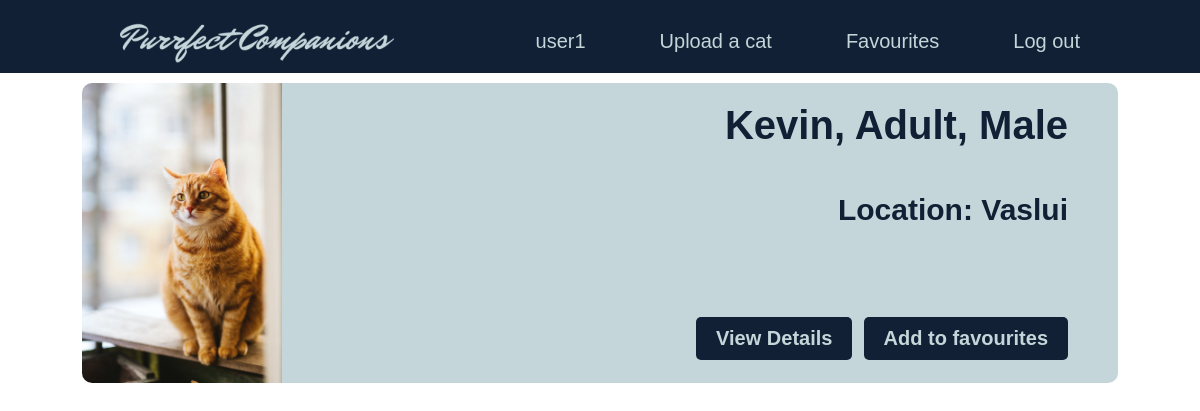
Screenshot of /find (signed in) with the database file from the repository.
### tables this page shows
CREATE TABLE cats (id_cat INTEGER PRIMARY KEY AUTOINCREMENT NOT NULL, name TEXT NOT NULL, age TEXT NOT NULL, gender TEXT NOT NULL, location TEXT NOT NULL, description TEXT NOT NULL, photo_path TEXT NOT NULL, user_id INTEGER, FOREIGN KEY (user_id) REFERENCES users(id));

### app.py (the view)
@app.route("/find", methods=["GET", "POST"])
def find():
    if 'username' in session:
        username = session['username']
        cats = get_cats()
        if request.method == "POST":
            location = request.form.getlist("location")
            age = request.form.getlist("age")
            gender = request.form.getlist("gender")
            filter_cats = []
            for cat in cats:
                if (not location or cat[4].lower() in location) and (not age or cat[2].lower() in age) and (not gender or cat[3].lower() in gender):
                    filter_cats.append(cat)
            return render_template('find.html', username=username, cats=filter_cats)
        else:
            return render_template('find.html', username=username, cats=cats)
    else:
        return redirect("/login")

### app.py (called while the page is built)
def get_cats():
    connection = sqlite3.connect("purrfect.db")
    cursor = connection.cursor()
    cursor.execute("SELECT * FROM cats;")
    cats = cursor.fetchall()
    connection.close()
    return cats

### templates/find.html (shortened to what this page needs)
{% extends "template.html" %}
{% block body %}
{% for cat in cats %}
    <div class="listing_container">
        <div class="listing">
            <img src="{{ url_for('static', filename=cat[6]) }}" class="cat_image" alt="Cat Image">
        </div>
        <div class="cat_info">
            <p>{{ cat[1] }}, {{ cat[2] }}, {{ cat[3] }}</p>
            <br>
            <p class="location">Location: {{cat[4]}}</p>
            <a href="{{ url_for('cat_details', cat_id=cat[0])}}" class="details_btn">View Details</a>
            <div class="details_btn fav_btn" value="{{cat[0]}}">Add to favourites</div>
        </div>
    </div>
{% endfor %}
{% endblock %}

### templates/template.html (shortened to what this page needs)
<!DOCTYPE html>
<html lang="en">
<head>
    <link rel="stylesheet" href="/static/css/main.css">
</head>
<body>
    <header>
        <div class="navbar_container">
            <a href="/"><img class="tlogo" src="/static/images/type_logo.svg" alt="typographic logo"></a>
            <nav class ="navbar">
                <ul class="nav_links">
                    {% if 'username' in session %}
                        <li class="center_button", id="user">{{username}}</li>
                        <li class="center_button"><a href="/upload">Upload a cat</a></li>
                        <li class="center_button"><a href="/favourites">Favourites</a></li>
                        <li class="center_button"><a href="/logout">Log out</a></li>
                    {% else %}
                        <li class="center_button"><a href="/login">Log in</a></li>
                        <li class="center_button"><a href="/signup">Sign up</a></li>
                    {% endif %}
                </ul>
            </nav>
        </div>
    </header>
    {% block body %}{% endblock %}
</body>
</html>

### static/css/main.css (style rules this page uses)
* { margin: 0; padding: 0; box-sizing: border-box; }
.navbar_container { width: 80%; margin: 0 auto; }
header { background: #112034; }
header::after { content: ''; display: table; clear: both; }
.tlogo { float: left; padding: 20px 0px 0px; padding-bottom: 10px; }
nav { float: right; }
.center_button { margin-top: 30px; margin-bottom: 20px; }
nav ul { list-style: none; }
nav li { display: inline-block; margin-left: 70px; }
nav a, #user { color:#C5D6DA; text-decoration: none; font-family: Arial, Helvetica, sans-serif; font-size: 20px; }
.listing_container { display: flex; align-items: stretch; margin-left: 82px; margin-right: 82px; margin-top: 10px; margin-bottom: 20px; }
.cat_image { max-height: 300px; max-width: 300px; object-fit: cover; border-radius: 10px 0 0 10px; }
.cat_info { flex: 1; width: 1000px; height: 300px; background-color: #C5D6DA; text-align: right; padding-top: 20px; padding-right: 50px; color: #112034; font-family: Arial, Helvetica, sans-serif; font-size: 40px; font-weight: 900; border-radius: 0 10px 10px 0; }
.location { font-size: 30px; font-weight:600; }
.details_btn { display: inline-block; padding: 10px 20px; background-color: #112034; color: #C5D6DA; font-family: Arial, Helvetica, sans-serif; font-size: 20px; font-weight: bold; margin-top: 90px; text-decoration: none; border-radius: 5px; cursor: pointer; }

### rows the page displays
cats: photo_path (picture), name "Kevin", age "Adult", gender "Male", location "Vaslui", {{ cat[0] }} 18 (drawn)

### other values shown
{{ username }} "user1"
